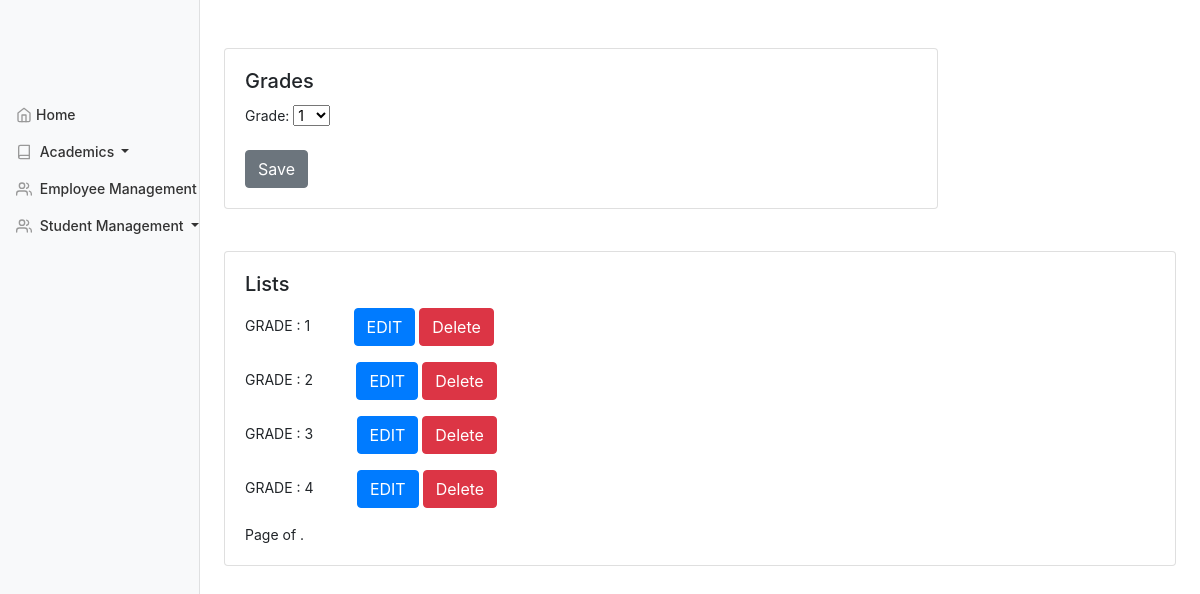
/academics/grades/, run on the app's committed database.
### academy/models.py (models this page shows, shortened)
class Grade(models.Model):
    GRADE_CHOICES = [(i, str(i)) for i in range(1, 13)]
    grade = models.PositiveSmallIntegerField(unique=True,
                                             choices=GRADE_CHOICES,
                                             default='draft')
    class Meta:
        ordering = ('grade',)
        app_label = 'academy'

### academy/views.py (the view)
# urls.py: path('grades/', GradeCreateView.as_view(), name='grade'),
class GradeCreateView(CreateView):
    model = Grade
    form_class = GradeForm
    success_url = reverse_lazy('grade')
    template_name = 'academics/grade.html'
    def get_context_data(self, **kwargs):
        context = super(GradeCreateView, self).get_context_data(**kwargs)
        context['grades'] = Grade.objects.order_by('grade')
        return context

### academy/forms.py
class GradeForm(forms.ModelForm):
    class Meta:
        model = Grade
        fields = ('grade',)

### Templates/academics/grade.html (shortened to what this page needs)
<!DOCTYPE html>
<html lang="en">
{% extends "base.html" %}
{% block content %}
<div class="card w-75">
  <div class="card-body">
    <h5 class="card-title">Grades</h5>
    <form action="" method="post">{% csrf_token %}
    {{ form.as_p }}
    <input class="btn btn-secondary" type="submit" value="Save">
    </form>
  </div>
</div>
<br>
<br>
<div class="card w-100">
  <div class="card-body">
    <h5 class="card-title">Lists</h5>
      {% for grade in grades %}
    <p>GRADE : {{ grade.grade}} &nbsp;&nbsp;&nbsp;&nbsp;&nbsp;&nbsp;&nbsp;&nbsp;&nbsp;
    <a href="{% url 'edit_grade' grade.id%}"> <button type="button" class="btn btn-primary ">EDIT</button></a>
        <a href="{% url 'delete_grade' grade.id%}"><button type="button" class="btn btn-danger">Delete</button></a>
    </p>
    {% endfor %}
    {% include "pagination.html" with page=grades %}
  </div>
</div>
{% endblock %}

### stumgmt/static/css/dashboard.css (style rules this page uses)
body { font-size: .875rem; }

### data on the page
Grade: grade "1"
Grade: grade "2"
Grade: grade "3"
Grade: grade "4"
